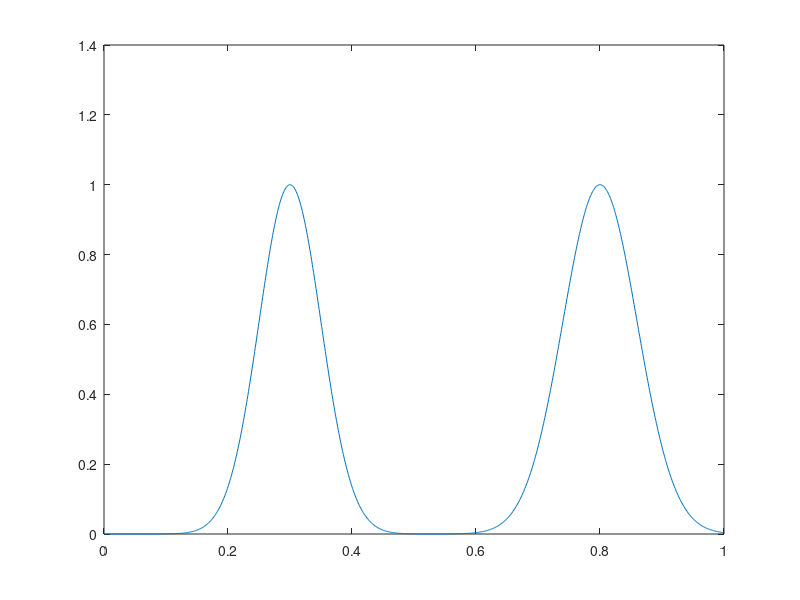
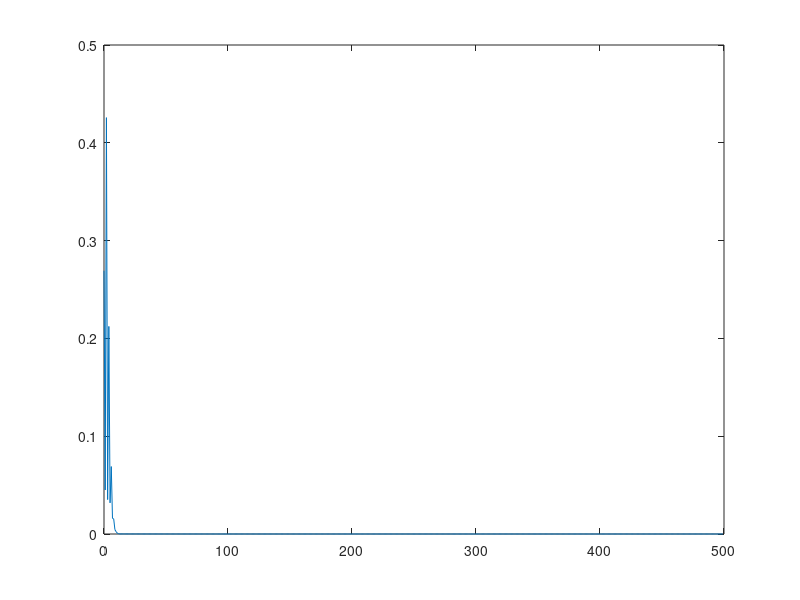

Reproduce these figures in MATLAB, in order.

%y = gaussian_distri_ZF(x, 50, 10,1);

%% Fitting Gaussian parameters
Fs = 1000;                    % Sampling frequency
T = 1/Fs;                     % Sampling period
L = 1000;                     % Length of signal
t = (0:L-1)*T;                % Time vector
y = gaussmf(t,[0.05,0.3])+gaussmf(t,[0.06,0.8]); % function of matlab
plot(t,y);
% Create a matrix where each row represents a cosine wave with scaled frequency. The result, X, is a 3-by-1000 matrix. The first row has a wave frequency of 50, the second row has a wave frequency of 150, and the third row has a wave frequency of 300.

%For algorithm performance purposes, fft allows you to pad the input with trailing zeros. In this case, pad each row of X with zeros so that the length of each row is the next higher power of 2 from the current length. Define the new length using the nextpow2 function.

n = 2^nextpow2(L);
%Specify the dim argument to use fft along the rows of X, that is, for each signal.

dim = 2;
%Compute the Fourier transform of the signals.

Y = fft(y,n,dim);
%Calculate the double-sided spectrum and single-sided spectrum of each signal.

P2 = abs(Y/n);
P1 = P2(:,1:n/2+1);
P1(:,2:end-1) = 2*P1(:,2:end-1);
%In the frequency domain, plot the single-sided amplitude spectrum for each row in a single figure.
figure
plot(0:(Fs/n):(Fs/2-Fs/n),P1(1,1:n/2))
